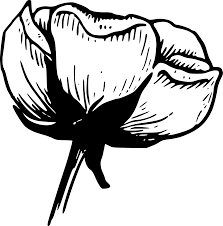
%> input picture images.png, 223 x 226 px
$ octave binaryImage.m   (GNU Octave 9; MATLAB toolbox functions it lacks are replaced by stand-ins)
%> lines starting %> are read from the running program, lines starting %| are printed output that depends on the picture
pkg load image;
%img='images.png';
img = imread('images.png');
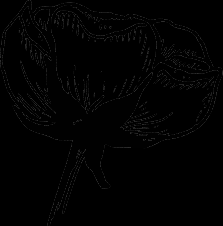
%> img: size 226x223 uint8; min 0, max 47, mean 1.9
imgc = gray2ind(img,256);
S = conv2 (img, ones (5, 5) / 25, "same");
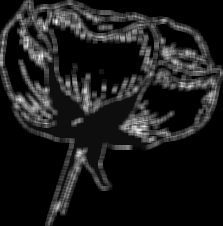
%> S: size 226x223 double; min 0, max 17.48, mean 1.93; drawn with min black and max white
[Dx, Dy] = gradient (S);
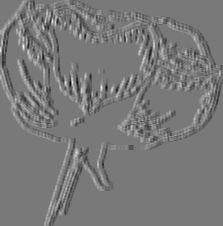
%> Dx: size 226x223 double; min -5.7, max 6.26, mean -0.00307; drawn with min black and max white
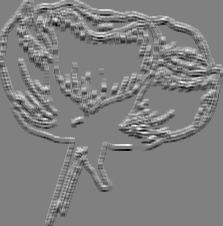
%> Dy: size 226x223 double; min -4.46, max 4.38, mean -0.00097; drawn with min black and max white
#C = [0 2 4 6; 8 10 12 14; 16 18 20 22];
#C = [0 2 4 6; 8 10 12 14; 16 18 20 255];
%img
#colormap gray;
#image(C);
#imread('test1.bmp')
#imshow(B)
% Inverts image
#invert = 255 - img;
imshow(imgc);
#meanVal = mean(grayImage,"all");
#binaryImage = grayImage >= meanVal;
#A=(3,3);
#A(1,1)=255;
#imshow(A);

$ run again, with test3.bmp saved as images.png
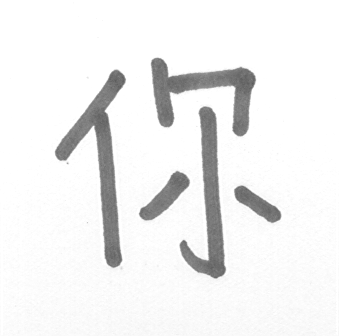
%> input picture test3.bmp, 339 x 336 px
%> img is the input picture: size 336x339 uint8; min 91, max 255, mean 239.5
%> `[Dx, Dy] = gradient (S);`:
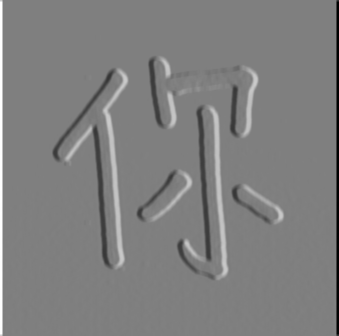
%> Dx: size 336x339 double; min -51, max 51, mean 0; drawn with min black and max white
%> `[Dx, Dy] = gradient (S);`:
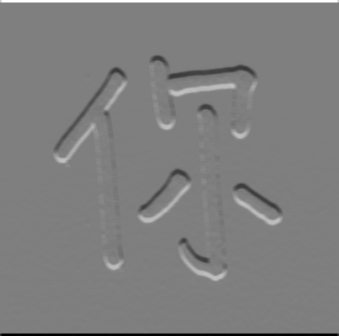
%> Dy: size 336x339 double; min -50.68, max 51, mean 0; drawn with min black and max white
